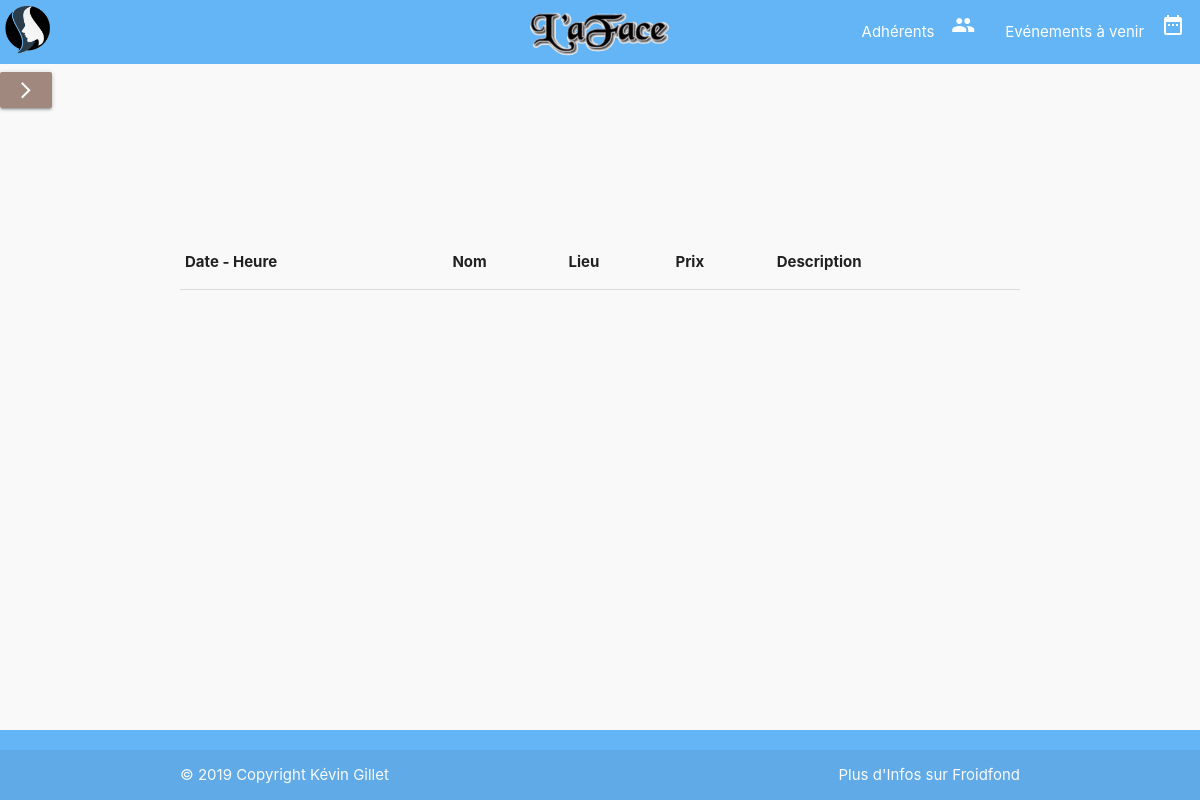
The app's page /user/page/event-history_view.php, older data.
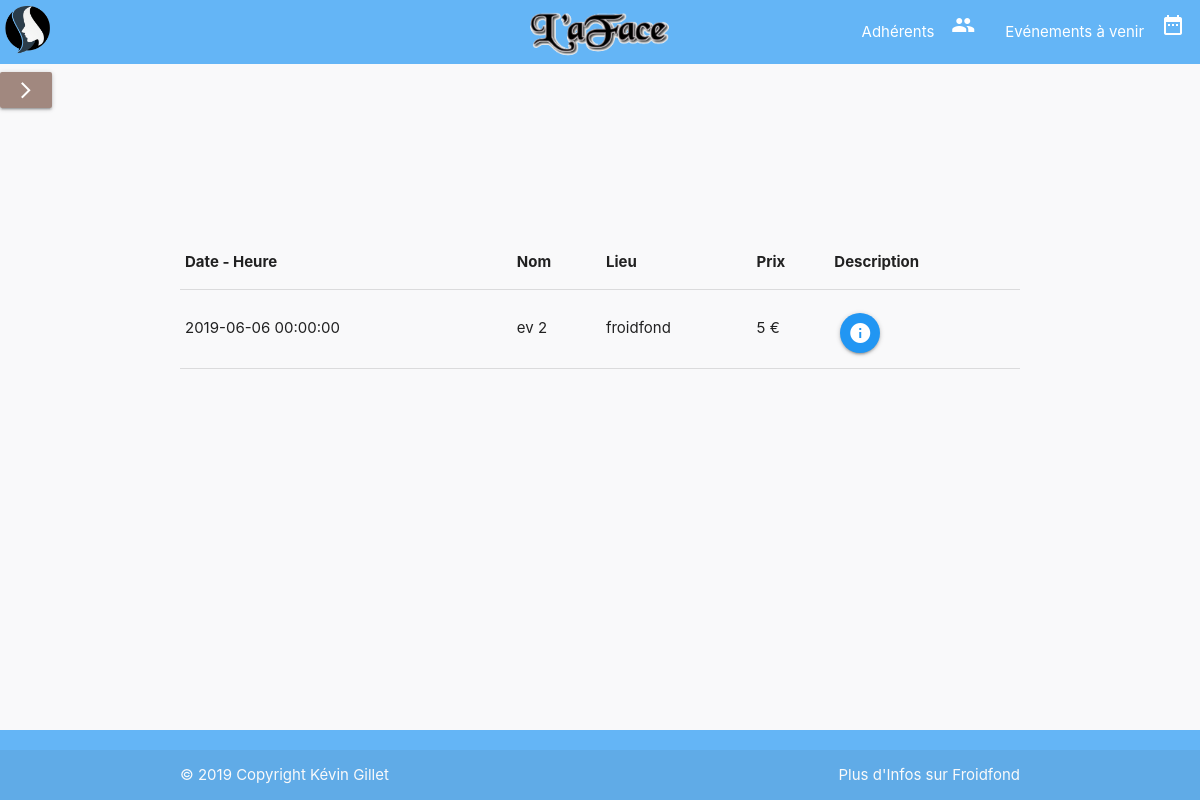
The same page, newer data.
### tables this page shows
CREATE TABLE `evenement` (
  `idEvenement` int(11) NOT NULL,
  `nomEvenement` varchar(100) NOT NULL,
  `dateEvenement` datetime NOT NULL,
  `lieuEvenement` varchar(100) NOT NULL,
  `prixEntreeEvenement` float NOT NULL,
  `descriptionEvenement` text NOT NULL
);

### user/page/event-history_view.php (the view, shortened to what this page needs)
<?php include '../../modal/header.php'; ?>
<?php require_once '../../config/config.php';
$db = new PDO("mysql:host=" . Config::DB_SERVER . ";dbname=" . Config::DB_NAME
, Config::DB_USERNAME, Config::DB_PASSWORD, array(PDO::MYSQL_ATTR_INIT_COMMAND => "SET NAMES 'utf8'"));
$sql_query = "SELECT ev.dateEvenement, ev.descriptionEvenement, ev.nomEvenement, ev.lieuEvenement, ev.prixEntreeEvenement, ev.idEvenement
FROM evenement ev WHERE ev.dateEvenement < CURRENT_DATE() ORDER BY ev.dateEvenement ASC";
$result = $db->prepare($sql_query);
$result->execute();
$events = $result->fetchAll();
?>
      <main>
        <?php include '../../modal/sidenav.php'; ?>
        <table class="highlight table-gestion member-table responsive-table">
          <thead>
            <tr>
              <th>Date - Heure</th>
              <th>Nom</th>
              <th>Lieu</th>
              <th>Prix</th>
              <th>Description</th>
            </tr>
          </thead>
          <tbody>
            <?php foreach ($events as $line){ ?>
            <tr>
              <td><?php echo $line["dateEvenement"] ?></td>
              <td><?php echo $line["nomEvenement"] ?></td>
              <td><?php echo $line["lieuEvenement"] ?></td>
              <td><?php echo $line["prixEntreeEvenement"] ?>&nbsp;€</td>
              <td><a class="btn-floating waves-effect waves-light blue modal-trigger" href="#modal<?php echo $line["idEvenement"] ?>"><i class="material-icons">info</i></a></td>
            </tr>
            <?php } ?>
          </tbody>
        </table>
      </main>
<?php include '../../modal/footer.php'; ?>

Row changes from the older to the newer data that the page shows:
added evenement: dateEvenement "2019-06-06 00:00:00", nomEvenement "ev 2", lieuEvenement "froidfond", prixEntreeEvenement "5"
